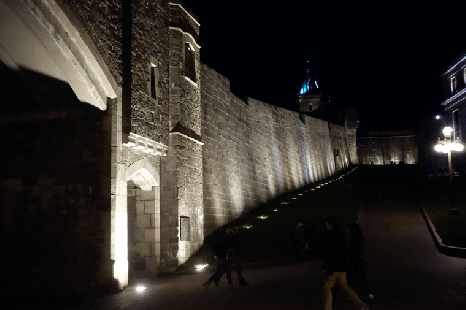
#> input picture IR2126_Practica2_MaxPuigSariдena/Practica2/images/calle.png, 466 x 310 px
$ python ejercicio4.py
#> lines starting #> are read from the running program, lines starting #| are printed output that depends on the picture
import skimage as ski
import matplotlib.pyplot as plt
import numpy as np
from skimage.color.adapt_rgb import adapt_rgb, each_channel,hsv_value


def hist_rgb(axis, i, image):
    colors = ("red", "green", "blue")
    for channel_id, color in enumerate(colors):
        h, c = ski.exposure.histogram(image[:, :, channel_id])
        axis[i, channel_id+1].bar(c, h, 1.1)

@adapt_rgb(each_channel)
def eq_each_adapt(image):
    return ski.exposure.equalize_hist(image)

@adapt_rgb(hsv_value)
def eq_each_hsv(image):
    return ski.exposure.equalize_hist(image)


img_original = ski.io.imread("images/calle.png")
#> img_original is the input picture: shape (310, 466, 3); mean R, G, B 45.7, 41.5, 37.5
#h_orig, c_orig = ski.exposure.histogram(img_original)

img_real = ski.util.img_as_float(img_original)
img_eq_each = eq_each_adapt(img_real)
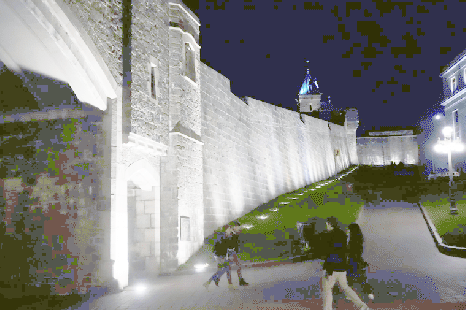
#> img_eq_each: shape (310, 466, 3) float64; mean R, G, B 0.52, 0.521, 0.507
img_eq_each = ski.util.img_as_ubyte(img_eq_each)

img_eq_hsv = eq_each_hsv(img_real)
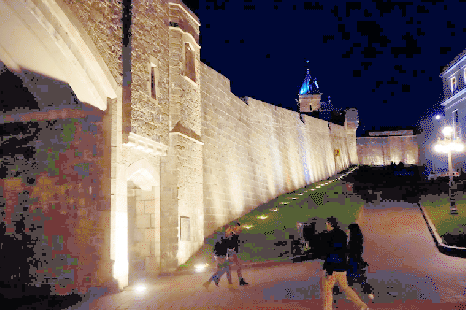
#> img_eq_hsv: shape (310, 466, 3) float64; mean R, G, B 0.461, 0.4, 0.385
img_eq_hsv = ski.util.img_as_ubyte(img_eq_hsv)

images = [img_original, img_eq_each,img_eq_hsv]
fig, axs = plt.subplots(3, 4, layout="constrained")

for i,image in enumerate(images):
    axs[i, 0].imshow(image, cmap=plt.cm.gray)
    hist_rgb(axs,i,image)
#> this loop made 3 passes


axs_lineal = axs.ravel()
for i in range(0, axs_lineal.size, 4):
        axs_lineal[i].set_axis_off()
        axs_lineal[i + 1].set_xticks([0, 64, 128, 192, 255])
        axs_lineal[i + 2].set_xticks([0, 64, 128, 192, 255])
        axs_lineal[i + 3].set_xticks([0, 64, 128, 192, 255])
plt.show()
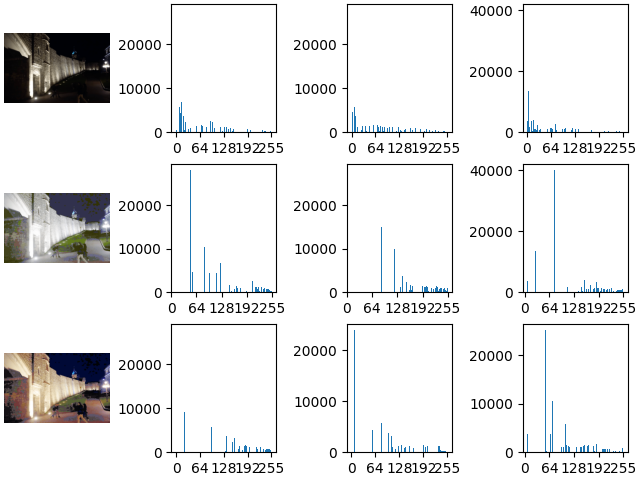
#> figure drawn by matplotlib, 12 panels; panel 2: tallest bar 27678 high, from x = -0.55 to 0.55; panel 3: tallest bar 27678 high, from x = 0.45 to 1.55; panel 4: tallest bar 40067 high, from x = 5.45 to 6.55; panel 6: tallest bar 28083 high, from x = 48.45 to 49.55
